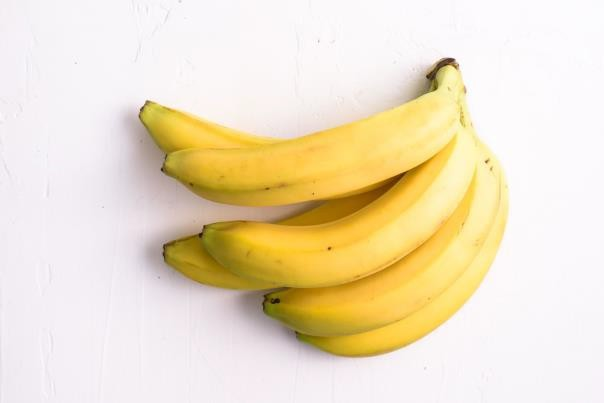
#> input picture Rio Adrian_1MIO_062340833237/Wajib/pisang.jpg, 604 x 403 px, found by its file name
$ python Wajib_pisang.py
#> lines starting #> are read from the running program, lines starting #| are printed output that depends on the picture; after the words box and inside, x2 and y2 are one past the last pixel; in counts of white or black regions, pixels touching at a corner belong together
#> further down, original is the input picture: shape (403, 604, 3); mean B, G, R 197.6, 224.9, 238.3
import cv2
import numpy as np
import matplotlib.pyplot as plt

# Fungsi untuk melakukan deteksi tepi pada gambar
def edge_detection(image):
    gray = cv2.cvtColor(image, cv2.COLOR_BGR2GRAY)
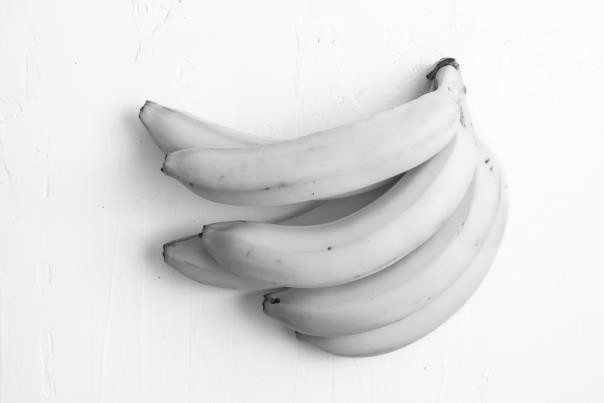
#> gray: shape (403, 604); min 19, max 255, mean 225.8
    edges = cv2.Canny(gray, 50, 150)
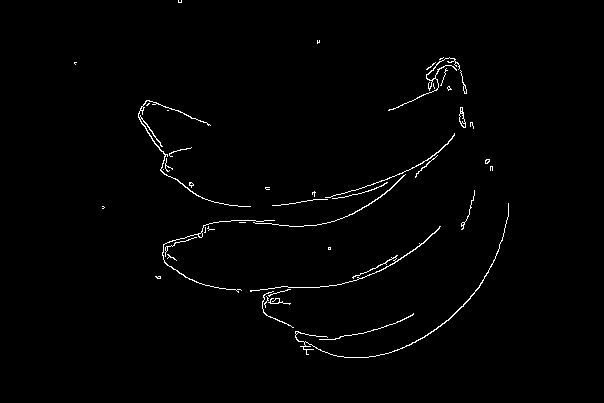
#> edges: shape (403, 604); 1.2% white in thin lines or dots, all inside (x1, y1, x2, y2) = (74, 0, 509, 358)
    return cv2.cvtColor(edges, cv2.COLOR_GRAY2RGB)

# Fungsi untuk melakukan segmentasi pada gambar
def remove_background(image):
    hsv = cv2.cvtColor(image, cv2.COLOR_BGR2HSV)
#> hsv: shape (403, 604, 3); mean H, S, V 104.1, 50.3, 238.7
    lower_yellow = np.array([20, 100, 100])  # Nilai batas rendah untuk warna kuning dalam format HSV
    upper_yellow = np.array([30, 255, 255])  # Nilai batas tinggi untuk warna kuning dalam format HSV
    mask = cv2.inRange(hsv, lower_yellow, upper_yellow)
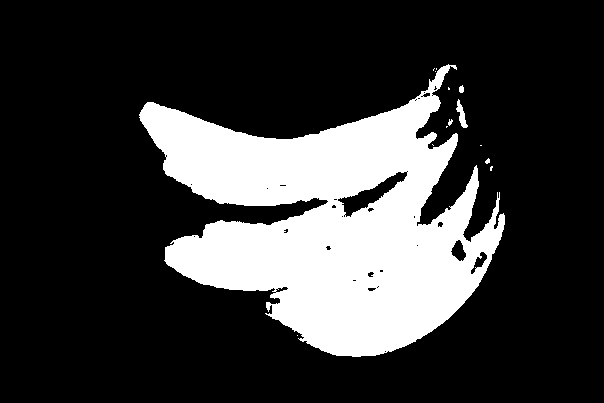
#> mask: shape (403, 604); 22.7% white; 14 white regions (9 under 20 px), largest, box (x1, y1, x2, y2) and area: (139, 64, 505, 357) 55012, (456, 99, 468, 128) 148, (459, 85, 464, 93) 32, (448, 119, 453, 126) 21, (485, 158, 490, 164) 20
    result = cv2.bitwise_and(image, image, mask=mask)
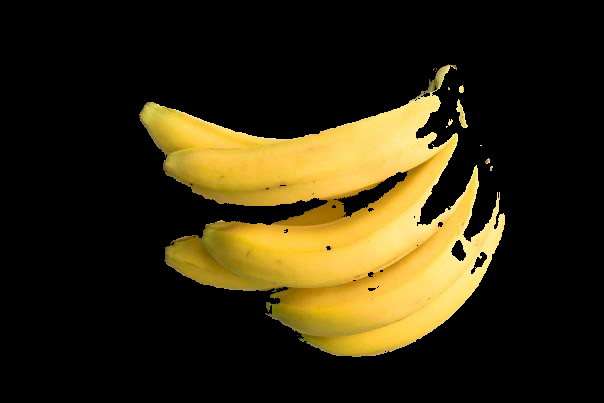
#> result: shape (403, 604, 3); mean B, G, R 16.1, 42.3, 51.3
    return result

# Baca gambar
original = cv2.imread('Wajib/pisang.jpg')

# Deteksi tepi pada gambar
edges = edge_detection(original)

# Hapus background pada gambar dengan segmentasi warna kuning
segmented = remove_background(original)

# untuk menampilkan ketiga gambar dalam satu jendela
plt.figure(figsize=(10, 5))

# Gambar original
plt.subplot(1, 3, 1)
plt.imshow(cv2.cvtColor(original, cv2.COLOR_BGR2RGB))
plt.title('Gambar Original')
plt.axis('off')

# Gambar dengan deteksi tepi
plt.subplot(1, 3, 2)
plt.imshow(edges)
plt.title('Deteksi Tepi Gambar')
plt.axis('off')

# Gambar dengan segmentasi
plt.subplot(1, 3, 3)
plt.imshow(cv2.cvtColor(segmented, cv2.COLOR_BGR2RGB))
plt.title('Hasil Segmentasi')
plt.axis('off')

# Tampilkan jendela
plt.show()
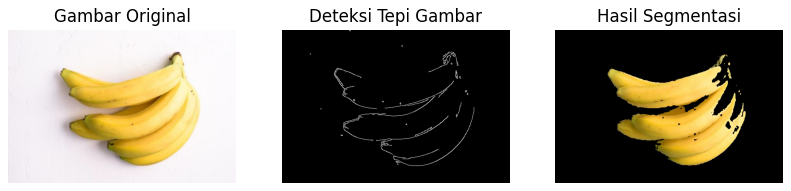
#> figure drawn by matplotlib, 3 panels
